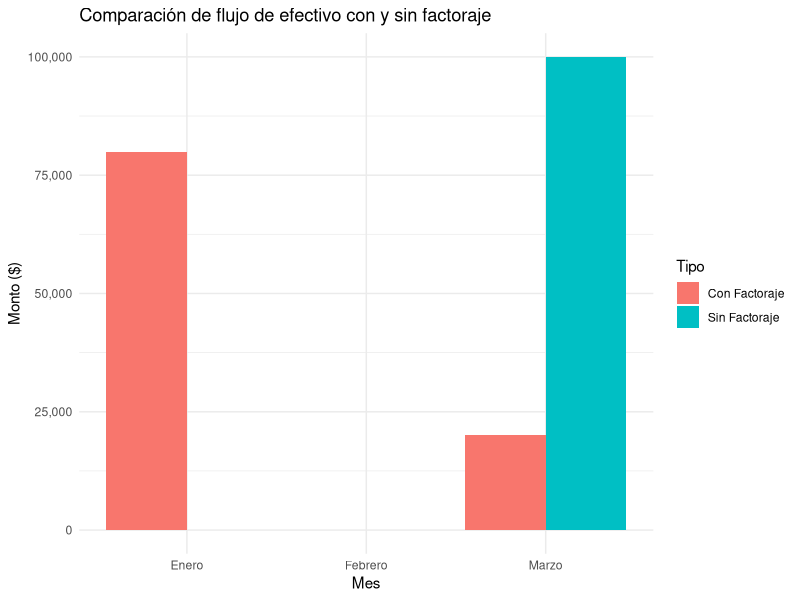

Write the R code that produced this figure.
## ---- chunk 1
#tabla de flujo de efectivo
flujo <- data.frame(
  Mes = c("Enero", "Febrero", "Marzo"),
  Sin_Factoraje = c(0, 0, 100000),
  Con_Factoraje = c(80000, 0, 20000)
)

# Convertir los números a formato legible
flujo$Sin_Factoraje <- format(flujo$Sin_Factoraje, big.mark = ",", scientific = FALSE)
flujo$Con_Factoraje <- format(flujo$Con_Factoraje, big.mark = ",", scientific = FALSE)

# Mostrar la tabla
knitr::kable(flujo, caption = "Comparación de flujo de efectivo con y sin factoraje")
## ---- chunk 2
# Cargar el paquete
library(ggplot2)

# Crear los datos
flujo <- data.frame(
  Mes = rep(c("Enero", "Febrero", "Marzo"), each = 2),
  Tipo = rep(c("Sin Factoraje", "Con Factoraje"), times = 3),
  Monto = c(0, 80000, 0, 0, 100000, 20000)
)

# Crear el gráfico
ggplot(flujo, aes(x = Mes, y = Monto, fill = Tipo)) +
  geom_bar(stat = "identity", position = "dodge") +
  labs(title = "Comparación de flujo de efectivo con y sin factoraje",
       y = "Monto ($)",
       x = "Mes") +
  scale_y_continuous(labels = scales::comma) +
  theme_minimal()
